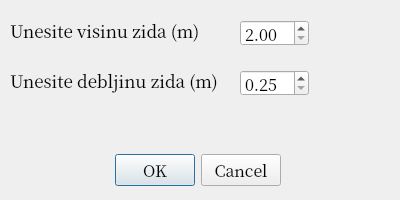
<?xml version="1.0" encoding="UTF-8"?>
<ui version="4.0">
 <class>InputDialog</class>
 <widget class="QDialog" name="InputDialog">
  <property name="geometry">
   <rect>
    <x>0</x>
    <y>0</y>
    <width>400</width>
    <height>200</height>
   </rect>
  </property>
  <property name="font">
   <font>
    <family>Noto Serif CJK JP</family>
    <pointsize>12</pointsize>
   </font>
  </property>
  <property name="windowTitle">
   <string>Namestanje parametara zida</string>
  </property>
  <widget class="QDialogButtonBox" name="buttonBox">
   <property name="geometry">
    <rect>
     <x>110</x>
     <y>150</y>
     <width>171</width>
     <height>41</height>
    </rect>
   </property>
   <property name="orientation">
    <enum>Qt::Horizontal</enum>
   </property>
   <property name="standardButtons">
    <set>QDialogButtonBox::Cancel|QDialogButtonBox::Ok</set>
   </property>
  </widget>
  <widget class="QLabel" name="lb_height">
   <property name="geometry">
    <rect>
     <x>10</x>
     <y>10</y>
     <width>191</width>
     <height>41</height>
    </rect>
   </property>
   <property name="font">
    <font>
     <family>Noto Serif CJK JP</family>
     <pointsize>13</pointsize>
    </font>
   </property>
   <property name="text">
    <string>Unesite visinu zida (m)</string>
   </property>
  </widget>
  <widget class="QLabel" name="lb_thick">
   <property name="geometry">
    <rect>
     <x>10</x>
     <y>60</y>
     <width>211</width>
     <height>41</height>
    </rect>
   </property>
   <property name="font">
    <font>
     <pointsize>13</pointsize>
    </font>
   </property>
   <property name="text">
    <string>Unesite debljinu zida (m)</string>
   </property>
  </widget>
  <widget class="QDoubleSpinBox" name="dsb_height">
   <property name="geometry">
    <rect>
     <x>240</x>
     <y>20</y>
     <width>69</width>
     <height>26</height>
    </rect>
   </property>
   <property name="cursor">
    <cursorShape>PointingHandCursor</cursorShape>
   </property>
   <property name="mouseTracking">
    <bool>true</bool>
   </property>
   <property name="minimum">
    <double>2.000000000000000</double>
   </property>
   <property name="maximum">
    <double>4.000000000000000</double>
   </property>
   <property name="singleStep">
    <double>0.100000000000000</double>
   </property>
  </widget>
  <widget class="QDoubleSpinBox" name="dsb_thick">
   <property name="geometry">
    <rect>
     <x>240</x>
     <y>70</y>
     <width>69</width>
     <height>26</height>
    </rect>
   </property>
   <property name="cursor">
    <cursorShape>PointingHandCursor</cursorShape>
   </property>
   <property name="mouseTracking">
    <bool>true</bool>
   </property>
   <property name="minimum">
    <double>0.250000000000000</double>
   </property>
   <property name="maximum">
    <double>0.550000000000000</double>
   </property>
   <property name="singleStep">
    <double>0.050000000000000</double>
   </property>
   <property name="value">
    <double>0.250000000000000</double>
   </property>
  </widget>
 </widget>
 <resources/>
 <connections>
  <connection>
   <sender>buttonBox</sender>
   <signal>accepted()</signal>
   <receiver>InputDialog</receiver>
   <slot>accept()</slot>
   <hints>
    <hint type="sourcelabel">
     <x>248</x>
     <y>254</y>
    </hint>
    <hint type="destinationlabel">
     <x>157</x>
     <y>274</y>
    </hint>
   </hints>
  </connection>
  <connection>
   <sender>buttonBox</sender>
   <signal>rejected()</signal>
   <receiver>InputDialog</receiver>
   <slot>reject()</slot>
   <hints>
    <hint type="sourcelabel">
     <x>316</x>
     <y>260</y>
    </hint>
    <hint type="destinationlabel">
     <x>286</x>
     <y>274</y>
    </hint>
   </hints>
  </connection>
 </connections>
</ui>
